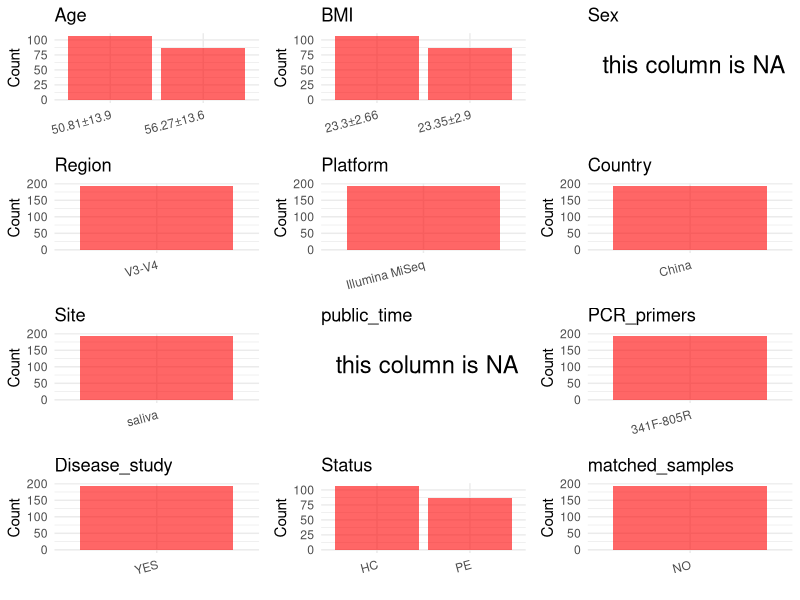

Here is the R script that generated this plot: (Note: this script raises an error after producing the figure.)
## ---- chunk 1
# Load necessary libraries
library(dplyr)
library(ggplot2)
library(cowplot)

# Set working directory (update this path to your local directory)
setwd("D:/oral_project/PRJCA005537")

# Read the initial metadata files
initial_meta<-read.csv("SraRunTable.csv",header = T)

# Combine the two metadata files
#meta <- rbind(initial_meta, initial_meta1)

#Remove entries non-oral samples
#initial_meta <- subset(initial_meta,isolate %in% c("saliva","tongue coat"))

# Check the number of samples containing "HT" in Sample.Name (e.g., healthy controls)
#nrow(subset(meta, grepl("HT", Sample.Name)))

# Display the first few rows of the metadata
head(initial_meta)
## ---- chunk 2
# Create a uniform metadata dataframe
metadata <- data.frame(
  BioProject = "PRJCA005537",
  Run = NA,
  sample_name = initial_meta$Sample.name,
  #Age = NA,
  #BMI = NA,
  Sex = NA,
  Region = "V3-V4",
  Platform = "Illumina MiSeq",
  Country = "China",
  Site = replace(initial_meta$Sample.title, initial_meta$Sample.title == "Oral microbiota", "saliva"),
  public_time = NA,
  Public.description = initial_meta$Public.description,
  stringsAsFactors = FALSE
)
## ---- chunk 3
metadata <- metadata %>%
  mutate(
    Age = case_when(
      grepl("Oral flora in healthy", Public.description) ~ "50.81±13.9",  
      grepl("Oral flora in esophagitis patients", Public.description) ~ "56.27±13.6",  
    )
  )
metadata <- metadata %>%
  mutate(
    BMI = case_when(
      grepl("Oral flora in healthy", Public.description) ~ "23.3±2.66",  
      grepl("Oral flora in esophagitis patients", Public.description) ~ "23.35±2.9",  
    )
  )
## ---- chunk 4
# Add information obtained from the publication
metadata$PCR_primers <- "341F-805R"
metadata$title <- "Effects of Helicobacter pylori Infection on the Oral Microbiota of Reflux Esophagitis Patients"
metadata$Disease_study <- "YES"
# Assign disease status based on sample_name patterns
metadata <- metadata %>%
  mutate(Status = case_when(
    grepl("Oral flora in esophagitis patients", Public.description) ~ "PE",
    grepl("Oral flora in healthy", Public.description) ~ "HC",
    TRUE ~ NA_character_  # 处理其他情况
  )) %>%
  select(-Public.description)  # 删除Public.description列
#get subjects id according to sample id
metadata$sample_name<-gsub("","",metadata$sample_name)
#get subjects id with Saliva available
keep_subjects<-subset(metadata,Site %in% "saliva")
#remove subjects without Saliva samples
metadata<-subset(metadata,sample_name %in% keep_subjects$sample_name)
#get subjects sampling counts
sample_counts <- table(metadata$sample_name)
# Create matched_samples column, any subjects have >=2 samples will be label "YES", otherwise "NO"
metadata$matched_samples <- ifelse(metadata$sample_name %in% names(sample_counts[sample_counts >= 2]), "YES", "NO")
## ---- chunk 5
# Check the number of unique runs and sample names
print(paste("Number of unique runs:", length(unique(metadata$Run))))
print(paste("Number of unique sample names:", length(unique(metadata$sample_name))))
## ---- chunk 6
# Select columns for visualization
plot_data <- metadata %>%
  select(-BioProject, -Run, -sample_name, -title)

# Function to create simple plots for each column
create_simple_plots <- function(data) {
  plots <- list()
  
  for (col in colnames(data)) {
    # Check if the column is all NA
    if (all(is.na(data[[col]]))) {
      # Create an empty plot with text indicating all NA
      p <- ggplot() +
        annotate("text", x = 0.5, y = 0.5, label = "this column is NA", size = 6) +
        labs(title = col) +
        theme_void()
    } else if (is.numeric(data[[col]])) {
      # Numeric variable: histogram
      p <- ggplot(data, aes(x = .data[[col]])) +
        geom_histogram(fill = "blue", alpha = 0.6, bins = 20, na.rm = TRUE) +
        labs(title = col) +
        theme_minimal()
    } else {
      # Categorical variable: bar plot (remove NA values)
      count_data <- as.data.frame(table(data[[col]], useNA = "ifany"))
      p <- ggplot(count_data, aes(x = reorder(Var1, -Freq), y = Freq)) +
        geom_col(fill = "red", alpha = 0.6) +
        labs(title = col, x = NULL, y = "Count") +
        theme_minimal() +
        theme(axis.text.x = element_text(angle = 15, hjust = 1))
    }
    plots[[col]] <- p
  }
  
  return(plots)
}

# Generate and arrange plots
plots <- create_simple_plots(plot_data)
p<-plot_grid(plots$Age, 
          plots$BMI, 
          plots$Sex, 
          plots$Region, 
          plots$Platform, 
          plots$Country, 
          plots$Site,
          plots$public_time, 
          plots$PCR_primers,
          plots$Disease_study,
          plots$Status,
          plots$matched_samples,# add 
          ncol = 3, align = "hv", axis = "lb")
ggsave("Metadata_Summary.png", plot = p, width = 8, height = 6, dpi = 150)
## ---- chunk 7
knitr::include_graphics("Metadata_Summary.png")
## ---- chunk 8
# Reorder columns to match the desired format
metadata <- metadata[, c(
  "BioProject", "Run", "sample_name", "Age", "BMI", "Sex", 
  "Region", "Platform", "Country", "Site", "public_time", 
  "PCR_primers", "title", "Disease_study", "Status","matched_samples"
)]

# Export the uniform metadata to a CSV file
write.csv(metadata, file = "metadata.csv", quote = TRUE)
head(metadata)
